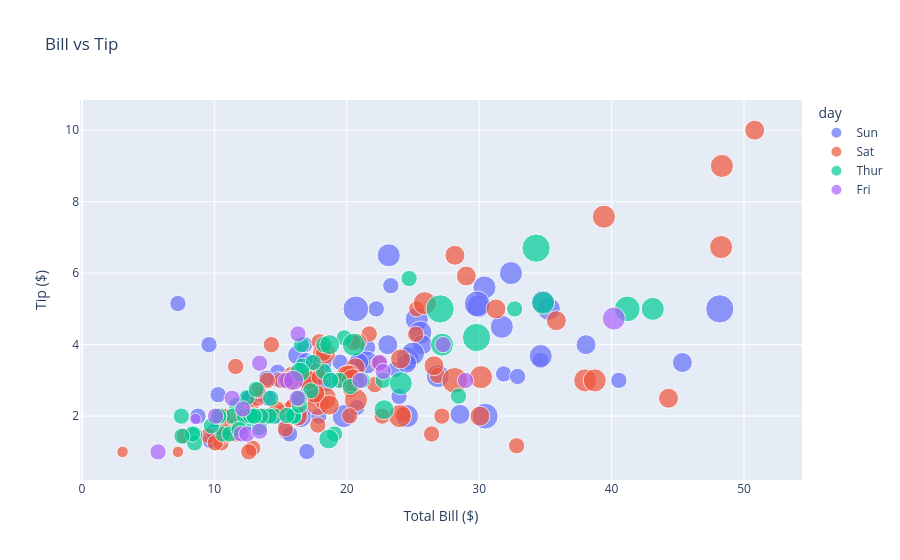

The cell this chart's notebook holds for it:
### Markdown cell above
## Part C: Plotly
### Task 8: Interactive scatter plot

### Code cell
fig = px.scatter(tips, x="total_bill", y="tip", color="day", size="size",
                 hover_data=["sex", "time"], title="Bill vs Tip")
fig.update_layout(xaxis_title="Total Bill ($)", yaxis_title="Tip ($)")
fig.show()

### Figure 1 — Plotly figure (JSON) as saved in the notebook; plotly's stock layout.template omitted (floating-point values rounded to 4 significant figures; data arrays with more than 128 entries replaced by an {"elided": "..."} marker saying what was removed)
{"data": [{"customdata": {"elided": "76x2 str values"}, "hovertemplate": "day=Sun<br>total_bill=%{x}<br>tip=%{y}<br>size=%{marker.size}<br>sex=%{customdata[0]}<br>time=%{customdata[1]}<extra></extra>", "legendgroup": "Sun", "marker": {"color": "#636efa", "size": [2, 3, 3, 2, 4, 4, 2, 4, 2, 2, 2, 4, 2, 4, 2, 2, 3, 3, 3, 2, 2, 2, 4, 2, 2, 4, 3, 2, 2, 2, 4, 2, 4, 2, 3, 2, 3, 2, 4, 2, 2, 3, 4, 4, 5, 6, 4, 2, 4, 4, 2, 3, 2, 2, 3, 2, 4, 2, 2, 2, 2, 2, 2, 2, 2, 4, 2, 3, 4, 2, 5, 3, 5, 3, 3, 2], "sizemode": "area", "sizeref": 0.015, "symbol": "circle"}, "mode": "markers", "name": "Sun", "orientation": "v", "showlegend": true, "type": "scatter", "x": [16.99, 10.34, 21.01, 23.68, 24.59, 25.29, 8.77, 26.88, 15.04, 14.78, 10.27, 35.26, 15.42, 18.43, 14.83, 21.58, 10.33, 16.29, 16.97, 17.46, 13.94, 9.68, 30.4, 18.29, 22.23, 32.4, 28.55, 18.04, 12.54, 10.29, 34.81, 9.94, 25.56, 19.49, 38.07, 23.95, 25.71, 17.31, 29.93, 14.07, 13.13, 17.26, 24.55, 19.77, 29.85, 48.17, 25.0, 13.39, 16.49, 21.5, 12.66, 16.21, 13.81, 17.51, 24.52, 20.76, 31.71, 7.25, 31.85, 16.82, 32.9, 17.89, 14.48, 9.6, 34.63, 34.65, 23.33, 45.35, 23.17, 40.55, 20.69, 20.9, 30.46, 18.15, 23.1, 15.69], "xaxis": "x", "y": [1.01, 1.66, 3.5, 3.31, 3.61, 4.71, 2.0, 3.12, 1.96, 3.23, 1.71, 5.0, 1.57, 3.0, 3.02, 3.92, 1.67, 3.71, 3.5, 2.54, 3.06, 1.32, 5.6, 3.0, 5.0, 6.0, 2.05, 3.0, 2.5, 2.6, 5.2, 1.56, 4.34, 3.51, 4.0, 2.55, 4.0, 3.5, 5.07, 2.5, 2.0, 2.74, 2.0, 2.0, 5.14, 5.0, 3.75, 2.61, 2.0, 3.5, 2.5, 2.0, 2.0, 3.0, 3.48, 2.24, 4.5, 5.15, 3.18, 4.0, 3.11, 2.0, 2.0, 4.0, 3.55, 3.68, 5.65, 3.5, 6.5, 3.0, 5.0, 3.5, 2.0, 3.5, 4.0, 1.5], "yaxis": "y"}, {"customdata": {"elided": "87x2 str values"}, "hovertemplate": "day=Sat<br>total_bill=%{x}<br>tip=%{y}<br>size=%{marker.size}<br>sex=%{customdata[0]}<br>time=%{customdata[1]}<extra></extra>", "legendgroup": "Sat", "marker": {"color": "#EF553B", "size": [3, 2, 2, 2, 4, 2, 4, 2, 2, 2, 2, 2, 4, 2, 4, 2, 3, 3, 3, 3, 3, 3, 4, 2, 2, 4, 2, 2, 2, 4, 3, 3, 2, 1, 2, 2, 2, 3, 2, 2, 2, 2, 2, 3, 2, 2, 2, 2, 2, 2, 2, 2, 1, 2, 2, 3, 2, 3, 4, 2, 2, 3, 4, 4, 2, 3, 2, 5, 2, 2, 4, 4, 2, 2, 4, 3, 2, 2, 2, 2, 2, 2, 3, 3, 2, 2, 2], "sizemode": "area", "sizeref": 0.015, "symbol": "circle"}, "mode": "markers", "name": "Sat", "orientation": "v", "showlegend": true, "type": "scatter", "x": [20.65, 17.92, 20.29, 15.77, 39.42, 19.82, 17.81, 13.37, 12.69, 21.7, 19.65, 9.55, 18.35, 15.06, 20.69, 17.78, 24.06, 16.31, 16.93, 18.69, 31.27, 16.04, 38.01, 26.41, 11.24, 48.27, 20.29, 13.81, 11.02, 18.29, 17.59, 20.08, 16.45, 3.07, 20.23, 15.01, 12.02, 17.07, 26.86, 25.28, 14.73, 10.51, 17.92, 44.3, 22.42, 20.92, 15.36, 20.49, 25.21, 18.24, 14.31, 14.0, 7.25, 10.59, 10.63, 50.81, 15.81, 26.59, 38.73, 24.27, 12.76, 30.06, 25.89, 48.33, 13.27, 28.17, 12.9, 28.15, 11.59, 7.74, 30.14, 20.45, 13.28, 22.12, 24.01, 15.69, 11.61, 10.77, 15.53, 10.07, 12.6, 32.83, 35.83, 29.03, 27.18, 22.67, 17.82], "xaxis": "x", "y": [3.35, 4.08, 2.75, 2.23, 7.58, 3.18, 2.34, 2.0, 2.0, 4.3, 3.0, 1.45, 2.5, 3.0, 2.45, 3.27, 3.6, 2.0, 3.07, 2.31, 5.0, 2.24, 3.0, 1.5, 1.76, 6.73, 3.21, 2.0, 1.98, 3.76, 2.64, 3.15, 2.47, 1.0, 2.01, 2.09, 1.97, 3.0, 3.14, 5.0, 2.2, 1.25, 3.08, 2.5, 3.48, 4.08, 1.64, 4.06, 4.29, 3.76, 4.0, 3.0, 1.0, 1.61, 2.0, 10.0, 3.16, 3.41, 3.0, 2.03, 2.23, 2.0, 5.16, 9.0, 2.5, 6.5, 1.1, 3.0, 1.5, 1.44, 3.09, 3.0, 2.72, 2.88, 2.0, 3.0, 3.39, 1.47, 3.0, 1.25, 1.0, 1.17, 4.67, 5.92, 2.0, 2.0, 1.75], "yaxis": "y"}, {"customdata": [["Male", "Lunch"], ["Male", "Lunch"], ["Male", "Lunch"], ["Male", "Lunch"], ["Male", "Lunch"], ["Female", "Lunch"], ["Male", "Lunch"], ["Male", "Lunch"], ["Female", "Lunch"], ["Male", "Lunch"], ["Male", "Lunch"], ["Male", "Lunch"], ["Male", "Lunch"], ["Female", "Lunch"], ["Female", "Lunch"], ["Female", "Lunch"], ["Male", "Lunch"], ["Female", "Lunch"], ["Male", "Lunch"], ["Male", "Lunch"], ["Female", "Lunch"], ["Female", "Lunch"], ["Male", "Lunch"], ["Female", "Lunch"], ["Female", "Lunch"], ["Male", "Lunch"], ["Male", "Lunch"], ["Female", "Lunch"], ["Female", "Lunch"], ["Female", "Lunch"], ["Female", "Lunch"], ["Female", "Lunch"], ["Female", "Lunch"], ["Female", "Lunch"], ["Male", "Lunch"], ["Female", "Lunch"], ["Female", "Lunch"], ["Male", "Lunch"], ["Male", "Lunch"], ["Female", "Lunch"], ["Female", "Lunch"], ["Female", "Lunch"], ["Female", "Lunch"], ["Female", "Lunch"], ["Male", "Lunch"], ["Male", "Lunch"], ["Female", "Lunch"], ["Male", "Lunch"], ["Male", "Lunch"], ["Male", "Lunch"], ["Male", "Lunch"], ["Male", "Lunch"], ["Female", "Lunch"], ["Female", "Lunch"], ["Male", "Lunch"], ["Male", "Lunch"], ["Female", "Lunch"], ["Female", "Lunch"], ["Female", "Lunch"], ["Male", "Lunch"], ["Female", "Lunch"], ["Female", "Dinner"]], "hovertemplate": "day=Thur<br>total_bill=%{x}<br>tip=%{y}<br>size=%{marker.size}<br>sex=%{customdata[0]}<br>time=%{customdata[1]}<extra></extra>", "legendgroup": "Thur", "marker": {"color": "#00cc96", "size": [4, 2, 2, 2, 2, 1, 2, 2, 4, 2, 2, 2, 2, 2, 2, 4, 2, 2, 2, 2, 2, 6, 2, 2, 2, 3, 2, 2, 2, 2, 2, 2, 2, 2, 2, 2, 2, 6, 5, 6, 2, 2, 3, 2, 2, 2, 2, 2, 2, 2, 2, 2, 4, 2, 2, 3, 2, 2, 2, 4, 3, 2], "sizemode": "area", "sizeref": 0.015, "symbol": "circle"}, "mode": "markers", "name": "Thur", "orientation": "v", "showlegend": true, "type": "scatter", "x": [27.2, 22.76, 17.29, 19.44, 16.66, 10.07, 32.68, 15.98, 34.83, 13.03, 18.28, 24.71, 21.16, 10.65, 12.43, 24.08, 11.69, 13.42, 14.26, 15.95, 12.48, 29.8, 8.52, 14.52, 11.38, 22.82, 19.08, 20.27, 11.17, 12.26, 18.26, 8.51, 10.33, 14.15, 16.0, 13.16, 17.47, 34.3, 41.19, 27.05, 16.43, 8.35, 18.64, 11.87, 9.78, 7.51, 19.81, 28.44, 15.48, 16.58, 7.56, 10.34, 43.11, 13.0, 13.51, 18.71, 12.74, 13.0, 16.4, 20.53, 16.47, 18.78], "xaxis": "x", "y": [4.0, 3.0, 2.71, 3.0, 3.4, 1.83, 5.0, 2.03, 5.17, 2.0, 4.0, 5.85, 3.0, 1.5, 1.8, 2.92, 2.31, 1.68, 2.5, 2.0, 2.52, 4.2, 1.48, 2.0, 2.0, 2.18, 1.5, 2.83, 1.5, 2.0, 3.25, 1.25, 2.0, 2.0, 2.0, 2.75, 3.5, 6.7, 5.0, 5.0, 2.3, 1.5, 1.36, 1.63, 1.73, 2.0, 4.19, 2.56, 2.02, 4.0, 1.44, 2.0, 5.0, 2.0, 2.0, 4.0, 2.01, 2.0, 2.5, 4.0, 3.23, 3.0], "yaxis": "y"}, {"customdata": [["Male", "Dinner"], ["Male", "Dinner"], ["Female", "Dinner"], ["Female", "Dinner"], ["Female", "Dinner"], ["Male", "Dinner"], ["Male", "Dinner"], ["Male", "Dinner"], ["Male", "Dinner"], ["Male", "Dinner"], ["Female", "Dinner"], ["Female", "Dinner"], ["Male", "Lunch"], ["Female", "Lunch"], ["Male", "Lunch"], ["Female", "Lunch"], ["Male", "Lunch"], ["Female", "Lunch"], ["Female", "Lunch"]], "hovertemplate": "day=Fri<br>total_bill=%{x}<br>tip=%{y}<br>size=%{marker.size}<br>sex=%{customdata[0]}<br>time=%{customdata[1]}<extra></extra>", "legendgroup": "Fri", "marker": {"color": "#ab63fa", "size": [2, 2, 2, 2, 2, 4, 2, 2, 2, 2, 2, 2, 2, 2, 1, 3, 2, 2, 2], "sizemode": "area", "sizeref": 0.015, "symbol": "circle"}, "mode": "markers", "name": "Fri", "orientation": "v", "showlegend": true, "type": "scatter", "x": [28.97, 22.49, 5.75, 16.32, 22.75, 40.17, 27.28, 12.03, 21.01, 12.46, 11.35, 15.38, 12.16, 13.42, 8.58, 15.98, 13.42, 16.27, 10.09], "xaxis": "x", "y": [3.0, 3.5, 1.0, 4.3, 3.25, 4.73, 4.0, 1.5, 3.0, 1.5, 2.5, 3.0, 2.2, 3.48, 1.92, 3.0, 1.58, 2.5, 2.0], "yaxis": "y"}], "layout": {"legend": {"itemsizing": "constant", "title": {"text": "day"}, "tracegroupgap": 0}, "title": {"text": "Bill vs Tip"}, "xaxis": {"anchor": "y", "domain": [0, 1], "title": {"text": "Total Bill ($)"}}, "yaxis": {"anchor": "x", "domain": [0, 1], "title": {"text": "Tip ($)"}}}}
